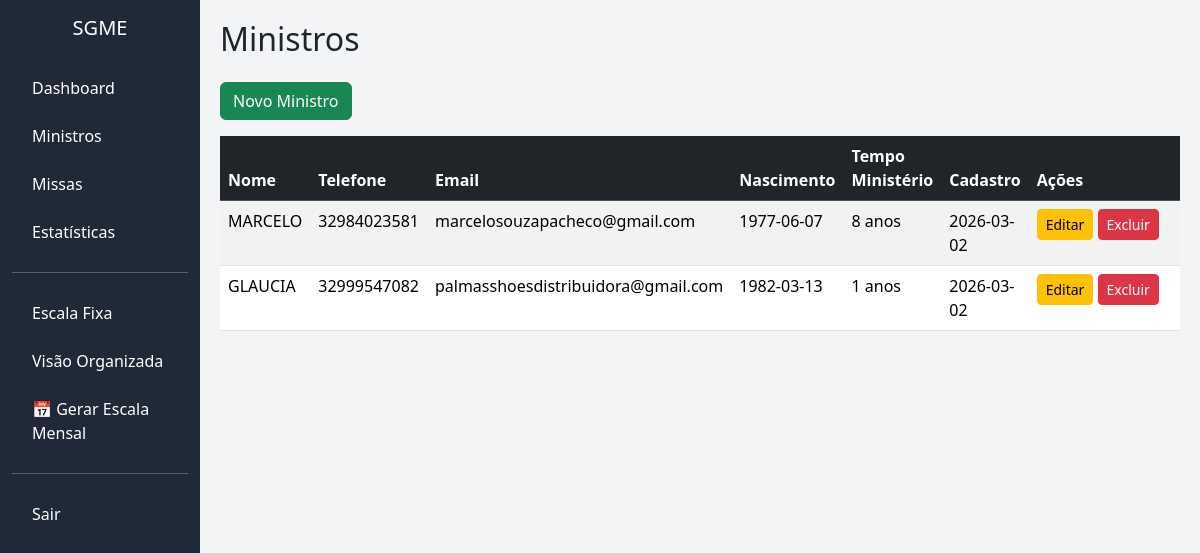
The app's page /ministros (signed in) with its own data.
### models.py (models this page shows, shortened)
class Ministro(db.Model):
    id = db.Column(db.Integer, primary_key=True)
    nome = db.Column(db.String(120))
    telefone = db.Column(db.String(20))
    email = db.Column(db.String(120))
    data_nascimento = db.Column(db.Date)
    tempo_ministerio = db.Column(db.Integer)
    data_cadastro = db.Column(db.Date, default=date.today)
    id_paroquia = db.Column(db.Integer, db.ForeignKey('paroquia.id'))
    token_publico = db.Column(db.String(120), unique=True,default=lambda: str(uuid.uuid4()))
    cpf = db.column(db.String(14))
    comunidade = db.Column(db.String(30))
    __table_args__ = (
        db.UniqueConstraint('nome', 'id_paroquia', name='unique_ministro_paroquia'),
    )

### app.py (the view)
@app.route("/ministros")
@login_required
def ministros():
    lista = Ministro.query.filter_by(
        id_paroquia=current_user.id_paroquia
    ).all()
    return render_template("ministros.html", ministros=lista)

### app.py (called while the page is built)
@login_manager.user_loader
def load_user(user_id):
    return Usuario.query.get(int(user_id))

### templates/ministros.html
{% extends "base.html" %}
{% block content %}
<h2 class="mb-4">Ministros</h2>
<a href="{{ url_for('novo_ministro') }}" class="btn btn-success mb-3">
    Novo Ministro
</a>
<table class="table table-striped">
    <thead class="table-dark">
        <tr>
            <th>Nome</th>
            <th>Telefone</th>
            <th>Email</th>
            <th>Nascimento</th>
            <th>Tempo Ministério</th>
            <th>Cadastro</th>
            <th style="width: 200px;">Ações</th>
        </tr>
    </thead>
    <tbody>
        {% for ministro in ministros %}
        <tr>
            <td>{{ ministro.nome }}</td>
            <td>{{ ministro.telefone }}</td>
            <td>{{ ministro.email }}</td>
            <td>{{ ministro.data_nascimento }}</td>
            <td>{{ ministro.tempo_ministerio }} anos</td>
            <td>{{ ministro.data_cadastro }}</td>
            <td>
                <a href="{{ url_for('editar_ministro', id=ministro.id) }}"
                   class="btn btn-sm btn-warning">
                   Editar
                </a>
                <a href="{{ url_for('excluir_ministro', id=ministro.id) }}"
                   class="btn btn-sm btn-danger"
                   onclick="return confirm('Deseja excluir este ministro?')">
                   Excluir
                </a>
            </td>
        </tr>
        {% endfor %}
    </tbody>
</table>
{% endblock %}

### templates/base.html (style rules this page uses)
body { overflow-x: hidden; background-color: #f3f4f6; }

### records on screen
Ministro: nome "MARCELO", telefone "32984023581", email "marcelosouzapacheco@gmail.com", data_nascimento "1977-06-07", tempo_ministerio "8", data_cadastro "2026-03-02"
Ministro: nome "GLAUCIA", telefone "32999547082", email "palmasshoesdistribuidora@gmail.com", data_nascimento "1982-03-13", tempo_ministerio "1", data_cadastro "2026-03-02"
